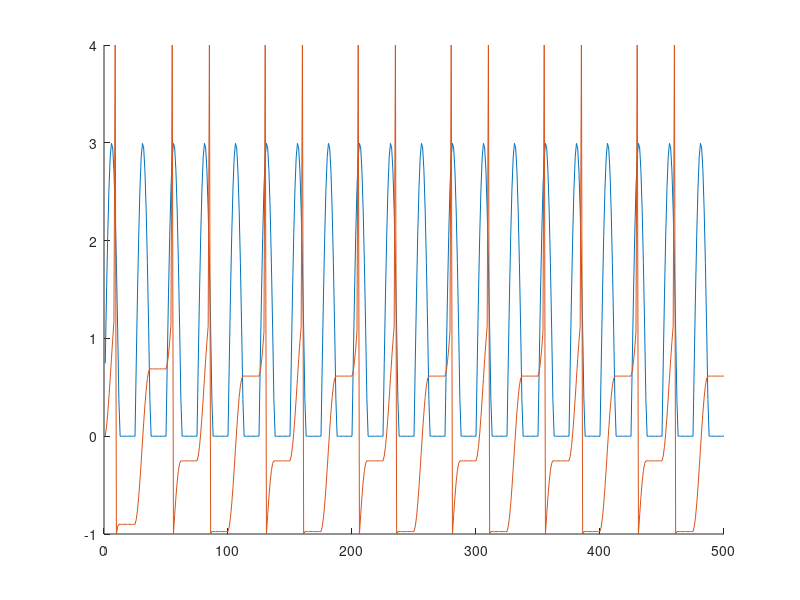

MATLAB code for this plot: (Note: this script raises an error after producing the figure.)
%%%%%%%%%%%%%%%%%%%%%%%%%%%%%%%%%%%%%%%%%%%%%%%%%%%%%%%%%%%%%%%%%%%%%%%%%%%
% 
% Problem Set #6 
% 
% Garrett Healy 
% 
%%%%%%%%%%%%%%%%%%%%%%%%%%%%%%%%%%%%%%%%%%%%%%%%%%%%%%%%%%%%%%%%%%%%%%%%%%%

%% 1.1 
% Simulate the neural response for A=3. Create a figure that compares the 
% time course of the input current and the output membrane voltage over the 
% first 500 ms. What is the firing rate of the simulated neuron? How many 
% spikes does it fire per stimulus cycle?

clear all;
close all;

vrest = 0;
vthresh = 1;
vspike = 4;
vreset = -1;
tau = 15; %ms
freq = 0.04; %current in Hz 
A = 3; %amplitude of input

t = 1:500; %in ms
I = zeros(1,length(t));
for i = 1:length(t)
    I(i) = A*sin(2*pi*freq*t(i));
    if I(i) < 0
        I(i) = 0; %no negatives
    end
end

v = zeros(1,length(t));
v(1) = vrest; 

for i =2:length(t)
    if v(i) == -1
    elseif v(i-1)>vthresh
        v(i) = 4;
        v(i+1)= -1;
    else 
        dv = (-(vrest - I(i)))/tau ;
        v(i) = v(i-1) + dv;
    end
end

figure 
hold on
plot(t,I);
plot(t,v);
hold off

% It appears to only fire two spikes every 3 cycles. Given the frequency of
% the input, thats about 27 spikes/second.

%% 1.2
% Simulate the neural response for 100 amplitude values between A=0 and A=6.
% Save the spike times that are evoked by the stimuli at each amplitude. 
% Create a spike raster plot of the first 500 ms that illustrates the change 
% in spiking patterns as a function of amplitude. Recreate the Johnson figure 
% above, showing how impulses per cycle varies with increasing stimulus amplitude.

Avec = 0:0.0606:6;
times = cell(100,1);
vrest = 0;
vthresh = 1;
vspike = 4;
vreset = -1;
tau = 15; %ms
freq = 0.04; %current in Hz 
t = 1:500; %in ms

for j =1:100
    A = Avec(j); %amplitude of input
    I = zeros(1,length(t));
    for i = 1:length(t)
        I(i) = A*sin(2*pi*freq*t(i));
        if I(i) < 0
            I(i) = 0; %no negatives
        end
    end

    v = zeros(1,length(t));
    v(1) = vrest; 

    for i =2:length(t)
        if v(i) == -1
        elseif v(i-1)>vthresh
            v(i) = 4;
            v(i+1)= -1;
            times{j} = [times{j} t(i)];
        else 
            dv = (-(vrest - I(i)))/tau ;
            v(i) = v(i-1) + dv;
        end
    end
end

figure
RasterPlot(times','k',14,1,'Amplitude (0 = 0, 100= 6)')

cycles = freq*500;
ipc = zeros(100,1);
for i = 1:100
    trial = times{i};
    spks = length(trial);
    ipc(i) = spks/cycles;
end

figure
plot(Avec,ipc);

% Just as the Johnson study concluded, there are definite steps in the rise
% of impulses per cycle. We can see the plateau at 1 impulse per cycle that
% is found in the Johnson figure. However, the rise from 0 to 1 appear
% much more fluid in the Johnson figure than it is in my graph, possibly
% indicating an issue with the model's tendency to exist in increments.
% Neurons do not exist in a vacuum, they are affected by the neurons
% surrounding them, and tend to depolarize when their neighbors depolarize.
% This is hard to control in a model that looks at a single neuron. 

%% 2: Classification

% Metric space analysis involves first characterizing the dissimilarity of 
% pairs of spike trains using spike distance, Dspike[q] (Victor and Purpura,
% 1996). Then, for each spike train T, we determine which stimulus category 
% evoked spike trains whose average distance from T was smallest, where 
% stimulus categories are defined on the basis of frequency content. We 
% then measured the proportion of times the stimulus category into which a 
% given spike train was categorized corresponded to the stimulus category 
% that actually evoked it.

close all;

spikes = load('spikes.mat');

pvec = zeros(1,51);
t = zeros(1,51);
for q = 0:50:2500
    pcorrect = 0;
    for i = 1:4
        neur = spikes.spikes{i};
        for j = 1:4
            band = neur{j}; %bandwidths
            for k = 1:5
                amp = band{k};
                [bool,loc,diff]= isCor(i,j,k,q);
                pcorrect = pcorrect + bool;
            end
        end
    end

    pcorrect = (pcorrect/(i*j*k))*100;
    pvec((q/10)+1) = pcorrect;
    if q~=0
        t((q/10)+1) = (1/q)*1000; % resolution in ms
    else 
        t((q/10)+1) = 1000;
    end
    disp(string(q) + ' ' + string(pcorrect) + '%')
end

figure
hold on
semilogx(t,pvec,'-o')
title('Classification Accuracy by Resolution');
xlabel('Resolution (ms)');ylabel('Accuracy (%)');













